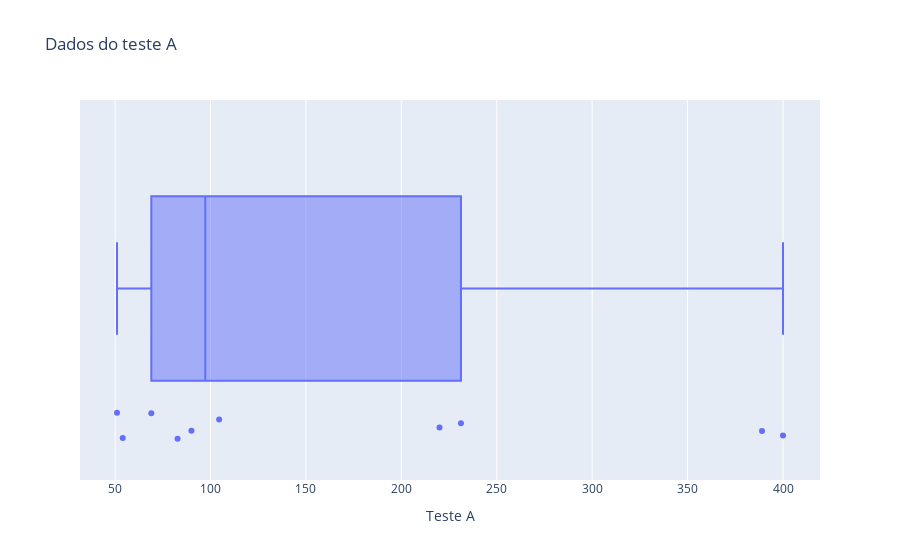

This figure's notebook cell:
### Markdown cell above
#### Aqui, podemos perceber que os dados do teste A tem uma leve concentração entre 50 e 105 segundos, já os outros estão dispersos. Podemos reparar também, que há dois dados extremamente afastados, esses são os dados descrepantes, podendo ser considerados quase outliers.

### Code cell
fig = px.box(teste_a,x='Teste A',points='all',title='Dados do teste A')
fig.show()

### Figure 1 — Plotly figure (JSON) as saved in the notebook; plotly's stock layout.template omitted (floating-point values rounded to 4 significant figures)
{"data": [{"alignmentgroup": "True", "boxpoints": "all", "hovertemplate": "Teste A=%{x}<extra></extra>", "legendgroup": "", "marker": {"color": "#636efa"}, "name": "", "notched": false, "offsetgroup": "", "orientation": "h", "showlegend": false, "type": "box", "x": [220, 400, 54, 90, 389, 51, 231.2, 104.5, 82.74, 68.98], "x0": " ", "xaxis": "x", "y0": " ", "yaxis": "y"}], "layout": {"boxmode": "group", "legend": {"tracegroupgap": 0}, "title": {"text": "Dados do teste A"}, "xaxis": {"anchor": "y", "domain": [0, 1], "title": {"text": "Teste A"}}, "yaxis": {"anchor": "x", "domain": [0, 1]}}}
